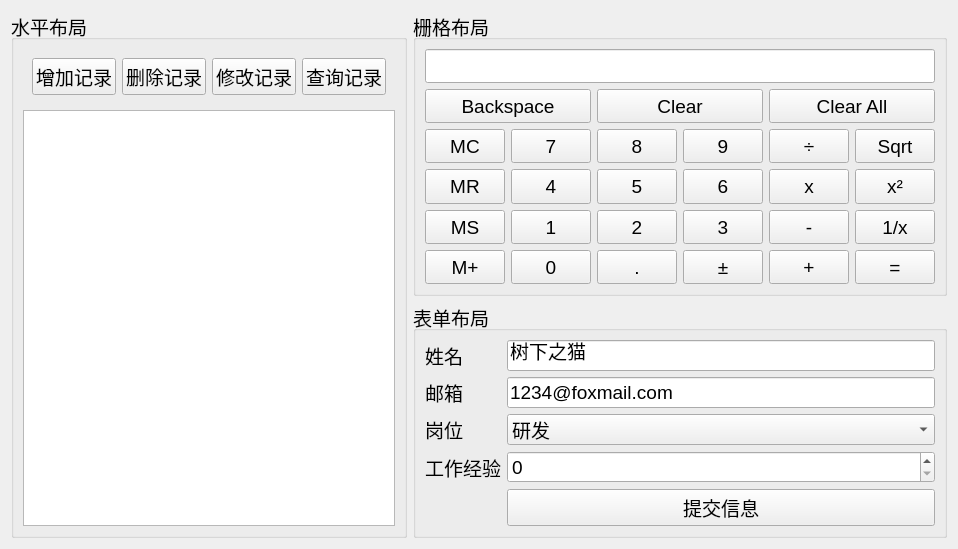
<?xml version="1.0" encoding="UTF-8"?>
<ui version="4.0">
 <class>MyWidget</class>
 <widget class="QWidget" name="MyWidget">
  <property name="geometry">
   <rect>
    <x>0</x>
    <y>0</y>
    <width>957</width>
    <height>549</height>
   </rect>
  </property>
  <property name="font">
   <font>
    <pointsize>14</pointsize>
   </font>
  </property>
  <property name="windowTitle">
   <string>MyWidget</string>
  </property>
  <layout class="QGridLayout" name="gridLayout_2">
   <item row="0" column="0" rowspan="2">
    <widget class="QGroupBox" name="groupBox">
     <property name="title">
      <string>水平布局</string>
     </property>
     <layout class="QVBoxLayout" name="verticalLayout">
      <item>
       <widget class="QWidget" name="horizonwidget" native="true">
        <layout class="QHBoxLayout" name="horizontalLayout" stretch="0,0,1,2">
         <item>
          <widget class="QPushButton" name="btnAdd">
           <property name="text">
            <string>增加记录</string>
           </property>
          </widget>
         </item>
         <item>
          <widget class="QPushButton" name="btnDel">
           <property name="text">
            <string>删除记录</string>
           </property>
          </widget>
         </item>
         <item>
          <widget class="QPushButton" name="btnModify">
           <property name="text">
            <string>修改记录</string>
           </property>
          </widget>
         </item>
         <item>
          <widget class="QPushButton" name="btnQuery">
           <property name="text">
            <string>查询记录</string>
           </property>
          </widget>
         </item>
        </layout>
       </widget>
      </item>
      <item>
       <widget class="QTextEdit" name="textEdit">
        <property name="styleSheet">
         <string notr="true">QTextEdit {
 color: #0080ce;
}
</string>
        </property>
       </widget>
      </item>
     </layout>
    </widget>
   </item>
   <item row="0" column="1">
    <widget class="QGroupBox" name="groupBox_2">
     <property name="title">
      <string>栅格布局</string>
     </property>
     <layout class="QGridLayout" name="gridLayout">
      <item row="0" column="0" colspan="6">
       <widget class="QLineEdit" name="lineEditDisplay">
        <property name="sizePolicy">
         <sizepolicy hsizetype="Expanding" vsizetype="Expanding">
          <horstretch>0</horstretch>
          <verstretch>0</verstretch>
         </sizepolicy>
        </property>
       </widget>
      </item>
      <item row="1" column="0" colspan="2">
       <widget class="QPushButton" name="btnBackspace">
        <property name="sizePolicy">
         <sizepolicy hsizetype="Minimum" vsizetype="Expanding">
          <horstretch>0</horstretch>
          <verstretch>0</verstretch>
         </sizepolicy>
        </property>
        <property name="text">
         <string>Backspace</string>
        </property>
       </widget>
      </item>
      <item row="1" column="2" colspan="2">
       <widget class="QPushButton" name="btnClear">
        <property name="sizePolicy">
         <sizepolicy hsizetype="Minimum" vsizetype="Expanding">
          <horstretch>0</horstretch>
          <verstretch>0</verstretch>
         </sizepolicy>
        </property>
        <property name="text">
         <string>Clear</string>
        </property>
       </widget>
      </item>
      <item row="1" column="4" colspan="2">
       <widget class="QPushButton" name="btnClearAll">
        <property name="sizePolicy">
         <sizepolicy hsizetype="Minimum" vsizetype="Expanding">
          <horstretch>0</horstretch>
          <verstretch>0</verstretch>
         </sizepolicy>
        </property>
        <property name="text">
         <string>Clear All</string>
        </property>
       </widget>
      </item>
      <item row="2" column="0">
       <widget class="QPushButton" name="btnClearMem">
        <property name="sizePolicy">
         <sizepolicy hsizetype="Minimum" vsizetype="Expanding">
          <horstretch>0</horstretch>
          <verstretch>0</verstretch>
         </sizepolicy>
        </property>
        <property name="text">
         <string>MC</string>
        </property>
       </widget>
      </item>
      <item row="2" column="1">
       <widget class="QPushButton" name="btnNum7">
        <property name="sizePolicy">
         <sizepolicy hsizetype="Minimum" vsizetype="Expanding">
          <horstretch>0</horstretch>
          <verstretch>0</verstretch>
         </sizepolicy>
        </property>
        <property name="text">
         <string>7</string>
        </property>
       </widget>
      </item>
      <item row="2" column="2">
       <widget class="QPushButton" name="btnNum8">
        <property name="sizePolicy">
         <sizepolicy hsizetype="Minimum" vsizetype="Expanding">
          <horstretch>0</horstretch>
          <verstretch>0</verstretch>
         </sizepolicy>
        </property>
        <property name="text">
         <string>8</string>
        </property>
       </widget>
      </item>
      <item row="2" column="3">
       <widget class="QPushButton" name="btnNum9">
        <property name="sizePolicy">
         <sizepolicy hsizetype="Minimum" vsizetype="Expanding">
          <horstretch>0</horstretch>
          <verstretch>0</verstretch>
         </sizepolicy>
        </property>
        <property name="text">
         <string>9</string>
        </property>
       </widget>
      </item>
      <item row="2" column="4">
       <widget class="QPushButton" name="btnDivision">
        <property name="sizePolicy">
         <sizepolicy hsizetype="Minimum" vsizetype="Expanding">
          <horstretch>0</horstretch>
          <verstretch>0</verstretch>
         </sizepolicy>
        </property>
        <property name="text">
         <string>÷</string>
        </property>
       </widget>
      </item>
      <item row="2" column="5">
       <widget class="QPushButton" name="btnSqrt">
        <property name="sizePolicy">
         <sizepolicy hsizetype="Minimum" vsizetype="Expanding">
          <horstretch>0</horstretch>
          <verstretch>0</verstretch>
         </sizepolicy>
        </property>
        <property name="text">
         <string>Sqrt</string>
        </property>
       </widget>
      </item>
      <item row="3" column="0">
       <widget class="QPushButton" name="btnReadMem">
        <property name="sizePolicy">
         <sizepolicy hsizetype="Minimum" vsizetype="Expanding">
          <horstretch>0</horstretch>
          <verstretch>0</verstretch>
         </sizepolicy>
        </property>
        <property name="text">
         <string>MR</string>
        </property>
       </widget>
      </item>
      <item row="3" column="1">
       <widget class="QPushButton" name="btnNum4">
        <property name="sizePolicy">
         <sizepolicy hsizetype="Minimum" vsizetype="Expanding">
          <horstretch>0</horstretch>
          <verstretch>0</verstretch>
         </sizepolicy>
        </property>
        <property name="text">
         <string>4</string>
        </property>
       </widget>
      </item>
      <item row="3" column="2">
       <widget class="QPushButton" name="btnNum5">
        <property name="sizePolicy">
         <sizepolicy hsizetype="Minimum" vsizetype="Expanding">
          <horstretch>0</horstretch>
          <verstretch>0</verstretch>
         </sizepolicy>
        </property>
        <property name="text">
         <string>5</string>
        </property>
       </widget>
      </item>
      <item row="3" column="3">
       <widget class="QPushButton" name="btnNum6">
        <property name="sizePolicy">
         <sizepolicy hsizetype="Minimum" vsizetype="Expanding">
          <horstretch>0</horstretch>
          <verstretch>0</verstretch>
         </sizepolicy>
        </property>
        <property name="text">
         <string>6</string>
        </property>
       </widget>
      </item>
      <item row="3" column="4">
       <widget class="QPushButton" name="btnMultiply">
        <property name="sizePolicy">
         <sizepolicy hsizetype="Minimum" vsizetype="Expanding">
          <horstretch>0</horstretch>
          <verstretch>0</verstretch>
         </sizepolicy>
        </property>
        <property name="text">
         <string>x</string>
        </property>
       </widget>
      </item>
      <item row="3" column="5">
       <widget class="QPushButton" name="btnPower">
        <property name="sizePolicy">
         <sizepolicy hsizetype="Minimum" vsizetype="Expanding">
          <horstretch>0</horstretch>
          <verstretch>0</verstretch>
         </sizepolicy>
        </property>
        <property name="text">
         <string>x²</string>
        </property>
       </widget>
      </item>
      <item row="4" column="0">
       <widget class="QPushButton" name="btnSetMem">
        <property name="sizePolicy">
         <sizepolicy hsizetype="Minimum" vsizetype="Expanding">
          <horstretch>0</horstretch>
          <verstretch>0</verstretch>
         </sizepolicy>
        </property>
        <property name="text">
         <string>MS</string>
        </property>
       </widget>
      </item>
      <item row="4" column="1">
       <widget class="QPushButton" name="btnNum1">
        <property name="sizePolicy">
         <sizepolicy hsizetype="Minimum" vsizetype="Expanding">
          <horstretch>0</horstretch>
          <verstretch>0</verstretch>
         </sizepolicy>
        </property>
        <property name="text">
         <string>1</string>
        </property>
       </widget>
      </item>
      <item row="4" column="2">
       <widget class="QPushButton" name="btnNum2">
        <property name="sizePolicy">
         <sizepolicy hsizetype="Minimum" vsizetype="Expanding">
          <horstretch>0</horstretch>
          <verstretch>0</verstretch>
         </sizepolicy>
        </property>
        <property name="text">
         <string>2</string>
        </property>
       </widget>
      </item>
      <item row="4" column="3">
       <widget class="QPushButton" name="btnNum3">
        <property name="sizePolicy">
         <sizepolicy hsizetype="Minimum" vsizetype="Expanding">
          <horstretch>0</horstretch>
          <verstretch>0</verstretch>
         </sizepolicy>
        </property>
        <property name="text">
         <string>3</string>
        </property>
       </widget>
      </item>
      <item row="4" column="4">
       <widget class="QPushButton" name="btnMinus">
        <property name="sizePolicy">
         <sizepolicy hsizetype="Minimum" vsizetype="Expanding">
          <horstretch>0</horstretch>
          <verstretch>0</verstretch>
         </sizepolicy>
        </property>
        <property name="text">
         <string>-</string>
        </property>
       </widget>
      </item>
      <item row="4" column="5">
       <widget class="QPushButton" name="btnReciperoal">
        <property name="sizePolicy">
         <sizepolicy hsizetype="Minimum" vsizetype="Expanding">
          <horstretch>0</horstretch>
          <verstretch>0</verstretch>
         </sizepolicy>
        </property>
        <property name="text">
         <string>1/x</string>
        </property>
       </widget>
      </item>
      <item row="5" column="0">
       <widget class="QPushButton" name="btnAddMem">
        <property name="sizePolicy">
         <sizepolicy hsizetype="Minimum" vsizetype="Expanding">
          <horstretch>0</horstretch>
          <verstretch>0</verstretch>
         </sizepolicy>
        </property>
        <property name="text">
         <string>M+</string>
        </property>
       </widget>
      </item>
      <item row="5" column="1">
       <widget class="QPushButton" name="btnNum0">
        <property name="sizePolicy">
         <sizepolicy hsizetype="Minimum" vsizetype="Expanding">
          <horstretch>0</horstretch>
          <verstretch>0</verstretch>
         </sizepolicy>
        </property>
        <property name="text">
         <string>0</string>
        </property>
       </widget>
      </item>
      <item row="5" column="2">
       <widget class="QPushButton" name="btnPoint">
        <property name="sizePolicy">
         <sizepolicy hsizetype="Minimum" vsizetype="Expanding">
          <horstretch>0</horstretch>
          <verstretch>0</verstretch>
         </sizepolicy>
        </property>
        <property name="text">
         <string>.</string>
        </property>
       </widget>
      </item>
      <item row="5" column="3">
       <widget class="QPushButton" name="btnChangeSgin">
        <property name="sizePolicy">
         <sizepolicy hsizetype="Minimum" vsizetype="Expanding">
          <horstretch>0</horstretch>
          <verstretch>0</verstretch>
         </sizepolicy>
        </property>
        <property name="text">
         <string>±</string>
        </property>
       </widget>
      </item>
      <item row="5" column="4">
       <widget class="QPushButton" name="btnPlus">
        <property name="sizePolicy">
         <sizepolicy hsizetype="Minimum" vsizetype="Expanding">
          <horstretch>0</horstretch>
          <verstretch>0</verstretch>
         </sizepolicy>
        </property>
        <property name="text">
         <string>+</string>
        </property>
       </widget>
      </item>
      <item row="5" column="5">
       <widget class="QPushButton" name="btnEqual">
        <property name="sizePolicy">
         <sizepolicy hsizetype="Minimum" vsizetype="Expanding">
          <horstretch>0</horstretch>
          <verstretch>0</verstretch>
         </sizepolicy>
        </property>
        <property name="text">
         <string>=</string>
        </property>
       </widget>
      </item>
     </layout>
    </widget>
   </item>
   <item row="1" column="1">
    <widget class="QGroupBox" name="groupBox_3">
     <property name="title">
      <string>表单布局</string>
     </property>
     <layout class="QFormLayout" name="formLayout">
      <item row="0" column="0">
       <widget class="QLabel" name="labelName">
        <property name="text">
         <string>姓名</string>
        </property>
       </widget>
      </item>
      <item row="0" column="1">
       <widget class="QLineEdit" name="lineEditName">
        <property name="text">
         <string>树下之猫</string>
        </property>
       </widget>
      </item>
      <item row="1" column="0">
       <widget class="QLabel" name="labelEmail">
        <property name="text">
         <string>邮箱</string>
        </property>
       </widget>
      </item>
      <item row="1" column="1">
       <widget class="QLineEdit" name="lineEditEmail">
        <property name="text">
         <string>1234@foxmail.com</string>
        </property>
       </widget>
      </item>
      <item row="2" column="0">
       <widget class="QLabel" name="labelRole">
        <property name="text">
         <string>岗位</string>
        </property>
       </widget>
      </item>
      <item row="2" column="1">
       <widget class="QComboBox" name="comboBoxRole">
        <item>
         <property name="text">
          <string>研发</string>
         </property>
        </item>
        <item>
         <property name="text">
          <string>销售</string>
         </property>
        </item>
        <item>
         <property name="text">
          <string>财务</string>
         </property>
        </item>
       </widget>
      </item>
      <item row="3" column="0">
       <widget class="QLabel" name="labelYears">
        <property name="text">
         <string>工作经验</string>
        </property>
       </widget>
      </item>
      <item row="3" column="1">
       <widget class="QSpinBox" name="spinBoxYears"/>
      </item>
      <item row="4" column="1">
       <widget class="QPushButton" name="btnSubmit">
        <property name="text">
         <string>提交信息</string>
        </property>
       </widget>
      </item>
     </layout>
    </widget>
   </item>
  </layout>
 </widget>
 <resources/>
 <connections/>
</ui>
